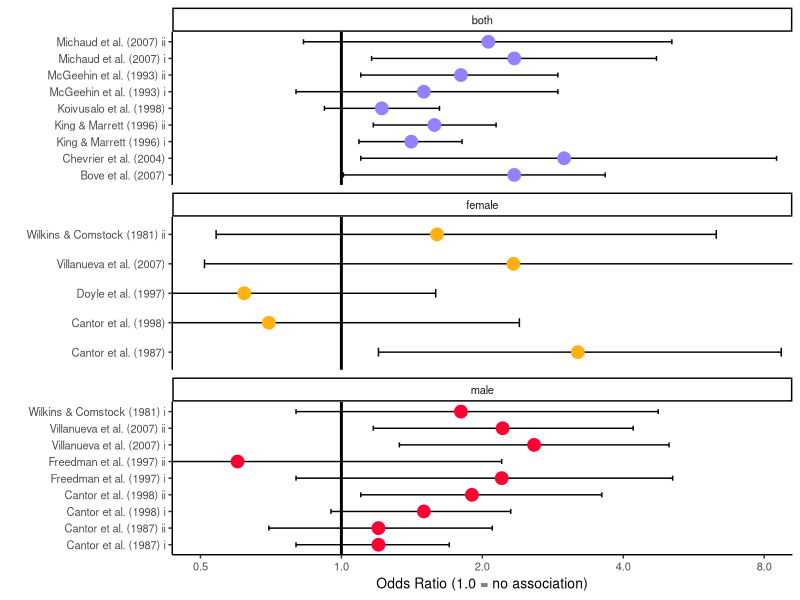
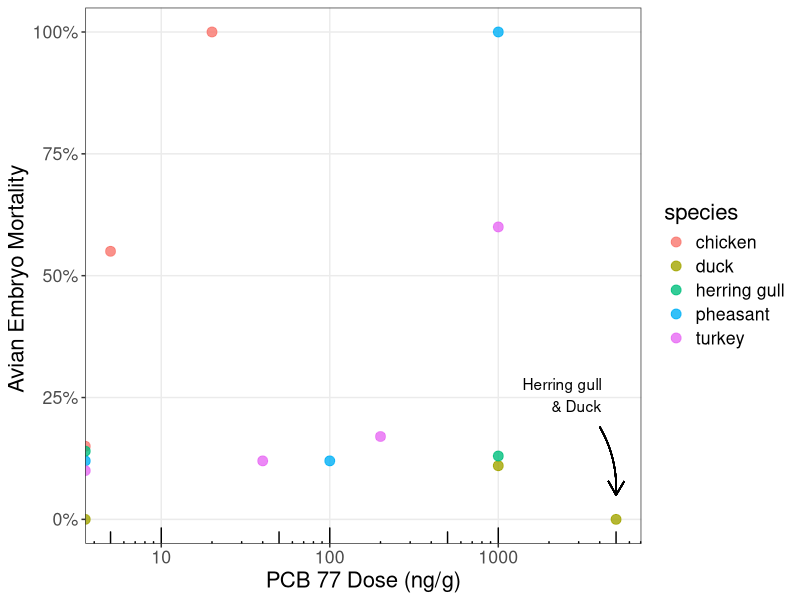

Generate these figures, in order, with R:
## ---- chunk 1
library(ggplot2)


# plot of DBP cancer data.
df <- readr::read_csv("data/hrudey_2009_waterResearch.csv")

colors <- c("#9381FF", "#FFB20F", "#FF0035")

ggplot(data = df,
       aes(x = ref,
           y = adj_or,
           ymin = ci_95_low,
           ymax = ci_95_high,
           colour = sex
       )) +
  geom_hline(yintercept = 1, size=1) +
  geom_errorbar(color = "black",
                width = 0.3) +
  geom_point(size=4) +
  facet_wrap(~sex, ncol = 1, scales = "free_y") +
  scale_color_manual(values = colors) +
  theme_classic() +
  theme(legend.position = "none",
        panel.background = element_rect(fill = "transparent"),
        plot.background = element_rect(fill = "transparent"),
        text = element_text(size = 10)
  ) +
  labs(y = "Odds Ratio (1.0 = no association)",
       x = "") +
  scale_y_continuous(trans = "log2",
                     breaks = c(0.5, 1, 2, 4, 8)) +
  coord_flip(ylim = c(0.5, 8))
## ---- chunk 2
library(tidyverse)

tox <- read_csv("data/pcb77_bird_tox.csv")

p <- ggplot(data = tox,
       aes(x = dose,
           y = mortality,
           colour = species)) +
  geom_point(size = 3, alpha = 0.8) +
 #   scale_x_log10(
 #    breaks = scales::trans_breaks("log10", function(x) 10^x),
 #    labels = scales::trans_format("log10", scale::)
 #  #  labels = scales::label_number(scale_cut = scales::cut_long_scale())
 # ) +
  scale_x_log10() +
  annotation_logticks(sides = "b",
                      short = unit(.5,"mm"),
                      mid = unit(3,"mm"),
                      long = unit(4,"mm")
) +
  scale_y_continuous(labels = scales::percent_format(scale = 1)) +
  labs(x = "PCB 77 Dose (ng/g)",
       y = "Avian Embryo Mortality ") +
  theme_bw() +
  theme(panel.grid.minor = element_blank(),
        text = element_text(size = 16) )

p2 <- p +
  geom_curve(
  aes(x =  4000, y = 19, xend = 5000, yend = 5),
  colour = "black",
  curvature = -0.15,
  arrow = arrow(length = unit(0.03, "npc"))
) +
  annotate("text", x = 4100, y = 25.5, hjust = 1, label = "Herring gull\n& Duck")

p2
